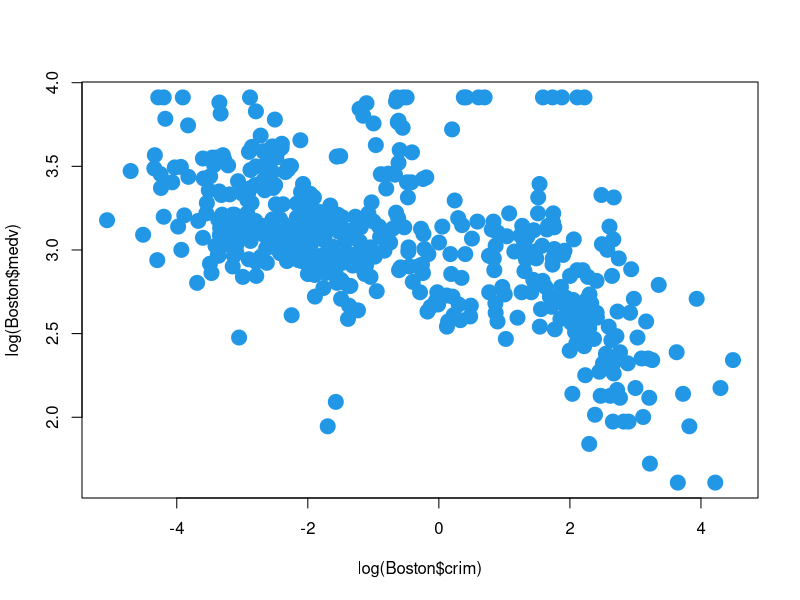

Reproduce this figure in R.
library(MASS)
str(Boston)
plot(log(Boston$crim),log(Boston$medv),pch=19,cex=2,col=4)

#tamaño
n=dim(Boston)[1]
n
#creamos las particiones
set.seed(232929)
indices_validation=sample(1:n,n*.2)
indices_entrenamiento=c(1:n)[-indices_validation]
n_entrenamiento=length(indices_entrenamiento)
indices_train=sample(indices_entrenamiento,.8*n_entrenamiento)
indices_test=c(1:n)[-c(indices_validation,indices_train)]


Boston_train=Boston[indices_train,]
Boston_test=Boston[indices_test,]
Boston_val=Boston[indices_validation,]

